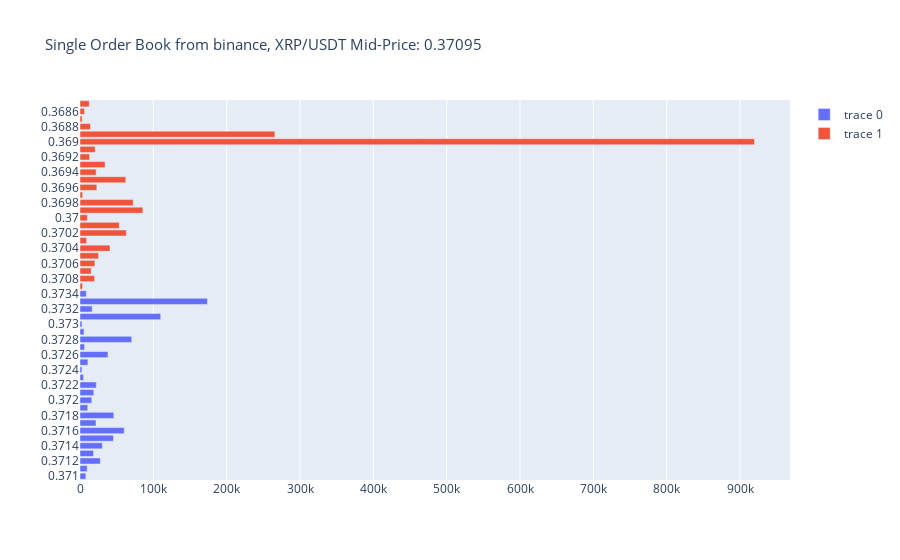

Notebook source saved alongside this figure:
### Code cell
vs.OBLvls_hist(params[0],params[1], params[2])
